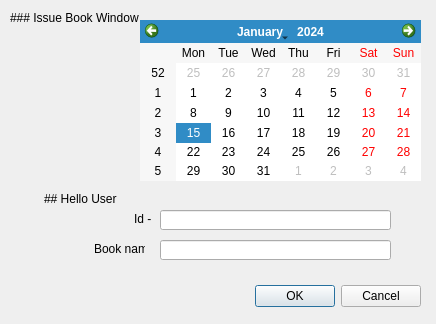
<?xml version="1.0" encoding="UTF-8"?>
<ui version="4.0">
 <class>IssueBook</class>
 <widget class="QDialog" name="IssueBook">
  <property name="geometry">
   <rect>
    <x>0</x>
    <y>0</y>
    <width>436</width>
    <height>324</height>
   </rect>
  </property>
  <property name="windowTitle">
   <string>Dialog</string>
  </property>
  <widget class="QDialogButtonBox" name="applyToIssue">
   <property name="geometry">
    <rect>
     <x>80</x>
     <y>280</y>
     <width>341</width>
     <height>32</height>
    </rect>
   </property>
   <property name="orientation">
    <enum>Qt::Orientation::Horizontal</enum>
   </property>
   <property name="standardButtons">
    <set>QDialogButtonBox::StandardButton::Cancel|QDialogButtonBox::StandardButton::Ok</set>
   </property>
  </widget>
  <widget class="QLineEdit" name="nameEdit">
   <property name="geometry">
    <rect>
     <x>160</x>
     <y>240</y>
     <width>231</width>
     <height>20</height>
    </rect>
   </property>
   <property name="text">
    <string/>
   </property>
   <property name="maxLength">
    <number>200</number>
   </property>
  </widget>
  <widget class="QLabel" name="WindowName">
   <property name="geometry">
    <rect>
     <x>10</x>
     <y>10</y>
     <width>131</width>
     <height>16</height>
    </rect>
   </property>
   <property name="text">
    <string>### Issue Book Window</string>
   </property>
   <property name="textFormat">
    <enum>Qt::TextFormat::MarkdownText</enum>
   </property>
  </widget>
  <widget class="QLabel" name="label">
   <property name="geometry">
    <rect>
     <x>44</x>
     <y>178</y>
     <width>81</width>
     <height>41</height>
    </rect>
   </property>
   <property name="text">
    <string>## Hello User</string>
   </property>
   <property name="textFormat">
    <enum>Qt::TextFormat::MarkdownText</enum>
   </property>
  </widget>
  <widget class="QLabel" name="label_2">
   <property name="geometry">
    <rect>
     <x>134</x>
     <y>208</y>
     <width>51</width>
     <height>21</height>
    </rect>
   </property>
   <property name="text">
    <string>Id - </string>
   </property>
   <property name="textFormat">
    <enum>Qt::TextFormat::MarkdownText</enum>
   </property>
  </widget>
  <widget class="QLabel" name="label_3">
   <property name="geometry">
    <rect>
     <x>94</x>
     <y>238</y>
     <width>51</width>
     <height>21</height>
    </rect>
   </property>
   <property name="text">
    <string>Book name -</string>
   </property>
   <property name="textFormat">
    <enum>Qt::TextFormat::MarkdownText</enum>
   </property>
  </widget>
  <widget class="QLineEdit" name="idEdit">
   <property name="geometry">
    <rect>
     <x>160</x>
     <y>210</y>
     <width>231</width>
     <height>20</height>
    </rect>
   </property>
   <property name="inputMask">
    <string/>
   </property>
   <property name="text">
    <string/>
   </property>
   <property name="maxLength">
    <number>100</number>
   </property>
  </widget>
  <widget class="QCalendarWidget" name="calendarWidget">
   <property name="geometry">
    <rect>
     <x>140</x>
     <y>20</y>
     <width>281</width>
     <height>161</height>
    </rect>
   </property>
  </widget>
 </widget>
 <resources/>
 <connections>
  <connection>
   <sender>applyToIssue</sender>
   <signal>accepted()</signal>
   <receiver>IssueBook</receiver>
   <slot>accept()</slot>
   <hints>
    <hint type="sourcelabel">
     <x>248</x>
     <y>254</y>
    </hint>
    <hint type="destinationlabel">
     <x>157</x>
     <y>274</y>
    </hint>
   </hints>
  </connection>
  <connection>
   <sender>applyToIssue</sender>
   <signal>rejected()</signal>
   <receiver>IssueBook</receiver>
   <slot>reject()</slot>
   <hints>
    <hint type="sourcelabel">
     <x>316</x>
     <y>260</y>
    </hint>
    <hint type="destinationlabel">
     <x>286</x>
     <y>274</y>
    </hint>
   </hints>
  </connection>
 </connections>
</ui>
